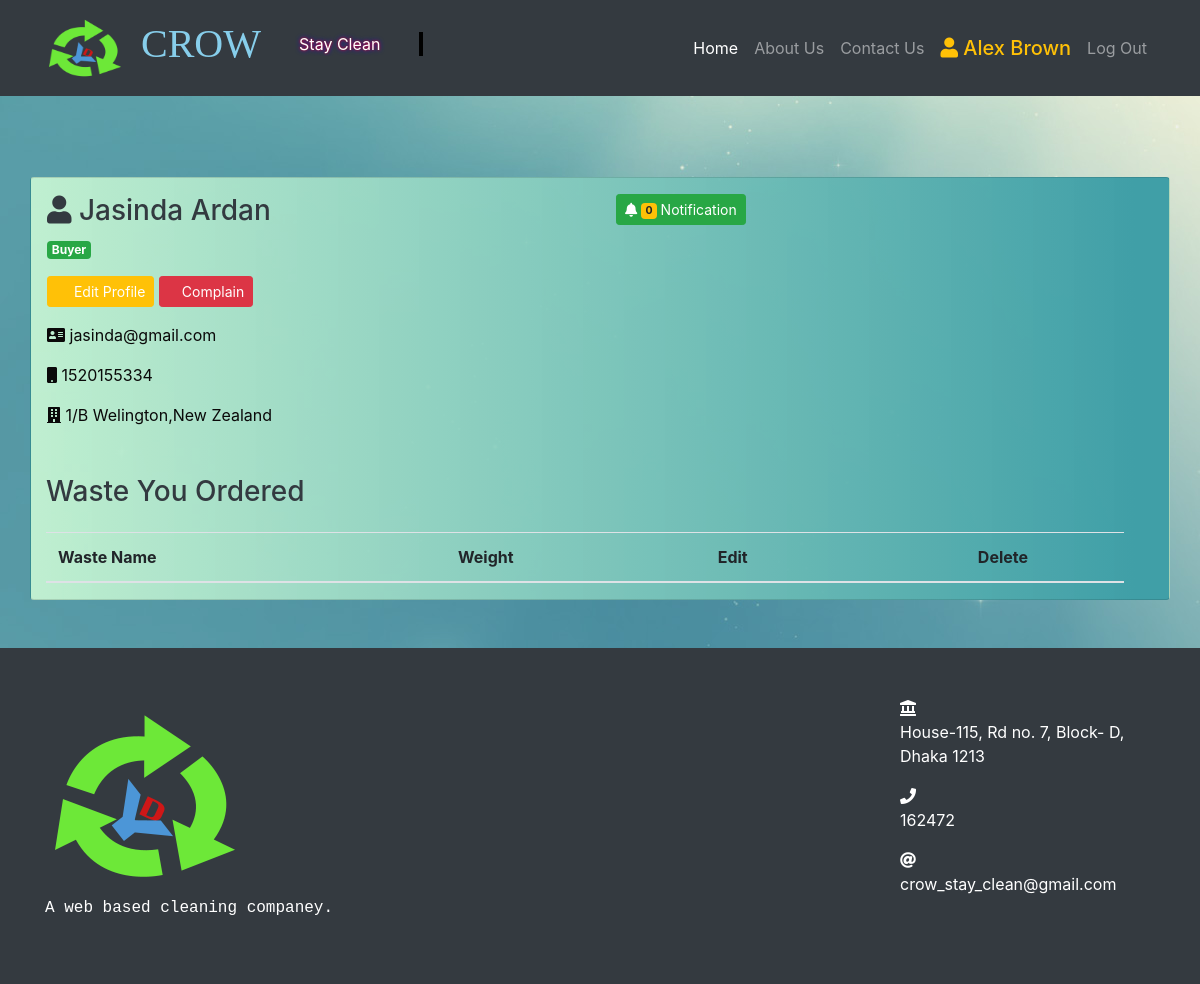
Before: /accounts/user_profile/8/ (signed in) with the older database file.
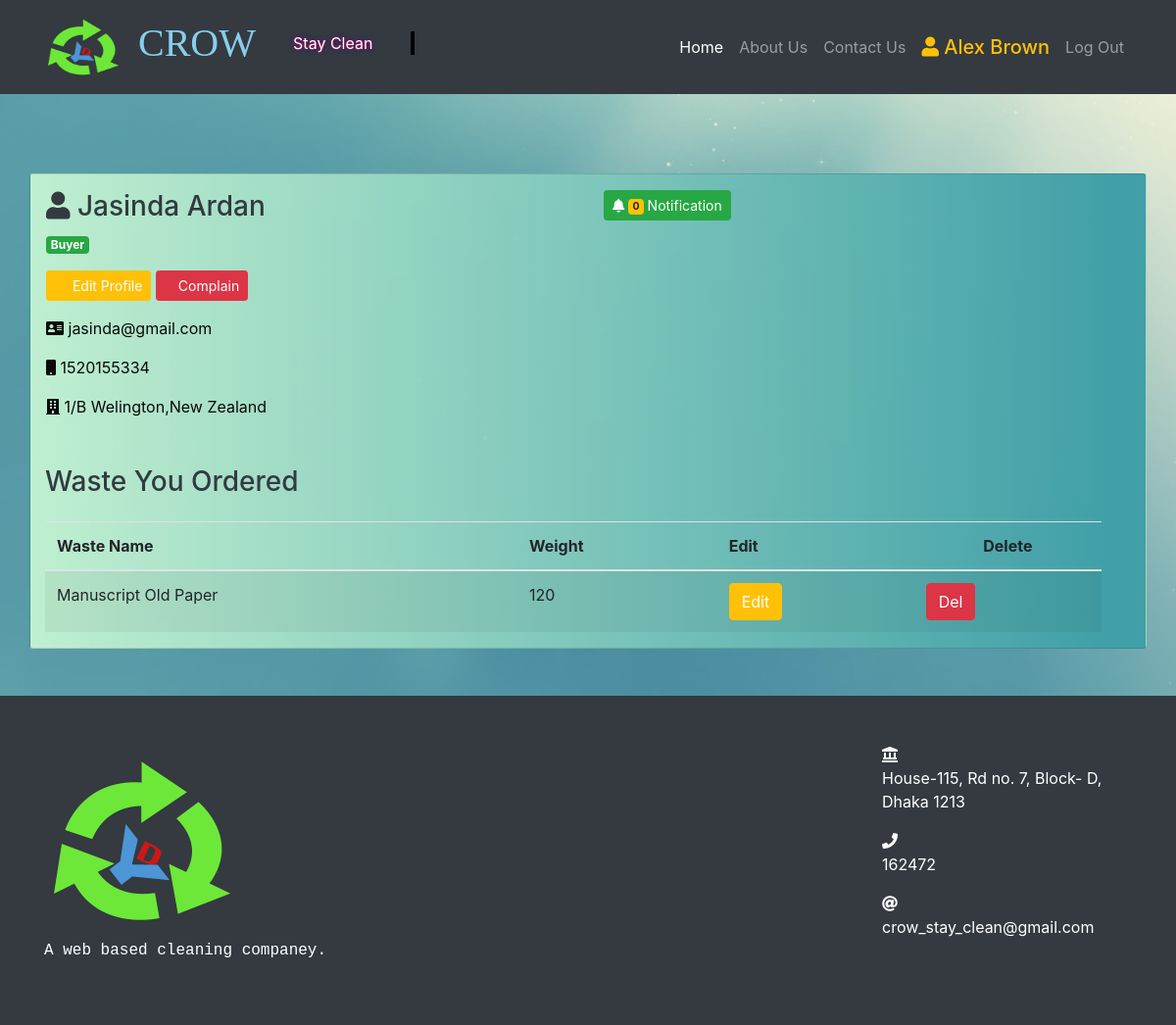
After: the same page with the newer database file.
### management/models.py (models this page shows, shortened)
class GarbageOrder(models.Model):
    ordered_by=models.IntegerField(blank=False)
    ordered_garbage=models.ForeignKey(Garbage,on_delete=models.CASCADE)

class Garbage(models.Model):
    name=models.CharField(max_length=255,blank=False)
    desc=models.TextField(blank=False)
    status=models.BooleanField(default=False)
    weight=models.PositiveIntegerField(blank=True)
    image=models.ImageField(upload_to='')
    categoy=models.ForeignKey(GarbageCategory,on_delete=models.CASCADE)
    slug=models.SlugField(blank=True,unique=True)
    uploaded_by=models.IntegerField(default=0)

### accounts/views.py (the view)
# urls.py: path('user_profile/<int:id>/',ProfileView,name='profile'),
@login_required
def ProfileView(request,id=None):
    context=dict()
    myuser=MyUser.objects.get(pk=id)
    context['myuser']=myuser
    if myuser.account_type==1:
        garbages=Garbage.objects.filter(uploaded_by=id)
        context['garbages']=garbages
    else:
        order_list=GarbageOrder.objects.filter(ordered_by=id)
        context['abc']=order_list
    notification=Notification.objects.filter(author=request.user).count()
    context['notification']=notification
    return render(request,'accounts/user_profile.html',context)

### templates/accounts/user_profile.html (shortened to what this page needs)
{% extends 'base.html' %}
{% load static %}
{% block CSS %}
<link rel="stylesheet" href="{% static 'custom/css/user_profile.css' %}">
{% endblock CSS%}
{% block content %}
<div class="user_profile my-5">
    <div class="row">
        <div class="col-md-6 offset-md-3">
        </div>
    </div>
    <div class="container card profile_card">
        <div class="row">
            <div class="col col-sm-6 col-md-6 p-3">
                    <h3 class="text-secondary"><i class="fa fa-user"></i> {{myuser.username}}</h3>
                    <p class="">
                        {% if myuser.account_type == 1 %}
                        <span class="badge badge-success">Seller</span>
                        {% else %}
                        <span class="badge badge-success">Buyer</span>
                        {% endif %}
                    </p>
                    <p class="btn btn-sm btn-warning"><a href="{% url 'signup' myuser.id %}"><i class="fa fa-pencil"></i> Edit Profile</a></p>
                    <p class="btn btn-sm btn-danger"><a href="{% url 'complain' myuser.id %}"><i class="fa fa-pencil"></i>Complain</a></p>
                    <p class=""><i class="fa fa-address-card"></i> {{myuser.email}}</p>
                    <p class=""><i class="fa fa-mobile"></i> {{myuser.contact}}</p>
                    <p class=""><i class="fa fa-building"></i> {{myuser.address}}</p>
            </div>
            <div class="col col-sm-6 col-md-6 p-3">
                <p class="btn btn-sm btn-success"><a href="{% url 'notifications' myuser.id %}"><i class="fa fa-bell"></i> <span class="badge badge-warning">{{notification}}</span> Notification </a></p>
            </div>
        </div>
        <div class="row container">
            {% if myuser.account_type == 1 %}
            <div class="row my-3">
                <div class="col">
                    <h3 class="text-center">Waste You Uploaded</h3>
                </div>
            </div>
            <table class="table table-striped custab">
                <thead>
                    <tr>
                        <th>Name</th>
                        <th>Weight</th>
                        <th>Edit</th>
                        <th class="text-center">Delete</th>
                    </tr>
                </thead>
                <tbody>
                    {% for garbage in garbages %}
                    <tr>
                        <td>{{garbage.name}}</td>
                        <td>{{garbage.weight}}</td>
                        <td class=""><a class='btn btn-warning btn-xs' href="{% url 'upload_garbage' garbage.id %}">Edit</a></td>
                        <td class=""><a href="{%url 'delete_garbage' garbage.id %}" class="btn btn-danger btn-xs">  Del</a></td>
                    </tr>
                    {% endfor %}
                </tbody>
            </table>
            {%else %}
            <div class="row my-3">
                <div class="col">
                    <h3 class="text-center">Waste You Ordered</h3>
                </div>
            </div>
            <table class="table table-striped custab">
                <thead>
                    <tr>
                        <th>Waste Name</th>
                        <th>Weight</th>
                        <th>Edit</th>
                        <th class="text-center">Delete</th>
                    </tr>
                </thead>
                <tbody>
                    {% for garbage in abc %}
                    <tr>
                        <td>{{garbage.ordered_garbage.name}}</td>
                        <td>{{garbage.ordered_garbage.weight}}</td>
                        <td class=""><a class='btn btn-warning btn-xs' href="{%url 'buy_garbage' garbage.ordered_garbage.slug garbage.ordered_garbage.id %}">Edit</a></td>
                        <td class=""><a href="{% url 'delete_garbage_order' garbage.ordered_by  garbage.ordered_garbage.id  %}" class="btn btn-danger btn-xs">  Del</a></td>
                    </tr>
                    {% endfor %}
                </tbody>
            </table>
            {% endif %}
        </div>
    </div>
</div>
{% endblock content %}

Changed rows visible on the page:
added GarbageOrder: ordered_garbage.name "Manuscript Old Paper", ordered_garbage.weight "120"
